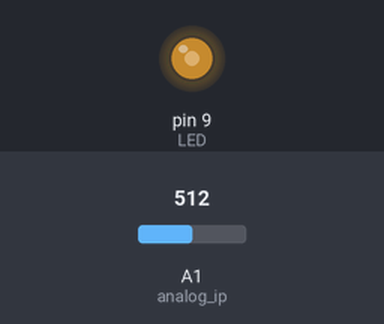
The sketch below on a simulated Arduino Uno, built with avr-gcc and run on an emulated ATmega328P. Shown: output pins drawn as LEDs (lit = HIGH). Inputs (shaded band) come from the test bench; at power-on: A1 (analog_ip) = 512.

Above: at 1.2 s.
1.3 s: A1 (analog_ip) set to 306
At 1.8 s:
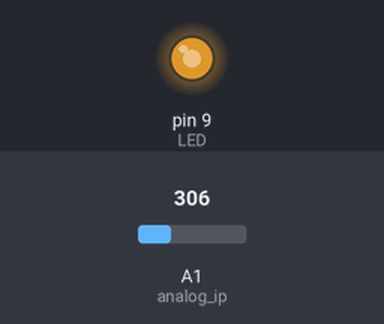
2.8 s: A1 (analog_ip) set to 122
At 4.0 s:
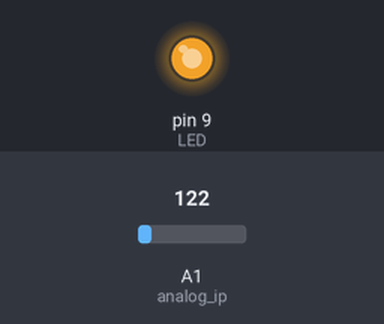
4.3 s: A1 (analog_ip) set to 900
At 5.5 s:
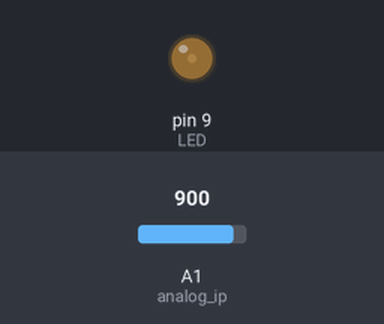
Timing chart, 0 to 7.3 s (numbered marks = the images above; inputs shaded):
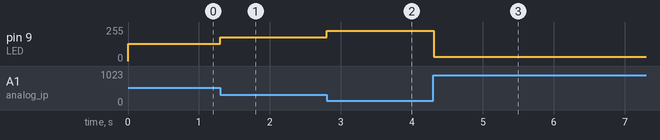

Measured:
- after the input at 1.3 s, pin 9 (LED): 128/255 → 180/255 at once
- after the input at 2.8 s, pin 9 (LED): 180/255 → 226/255 at once
- after the input at 4.3 s, pin 9 (LED): 226/255 → 31/255 at once

The sketch:

protocol6_11.ino
```cpp
const int analog_ip = A1;
const int LED = 9;
int inputVal = 0;

void setup() {
  pinMode (LED, OUTPUT);
}

void loop() {
  inputVal = analogRead(analog_ip);
  analogWrite (LED, (256-inputVal/4));
  delay(100);
}
```
